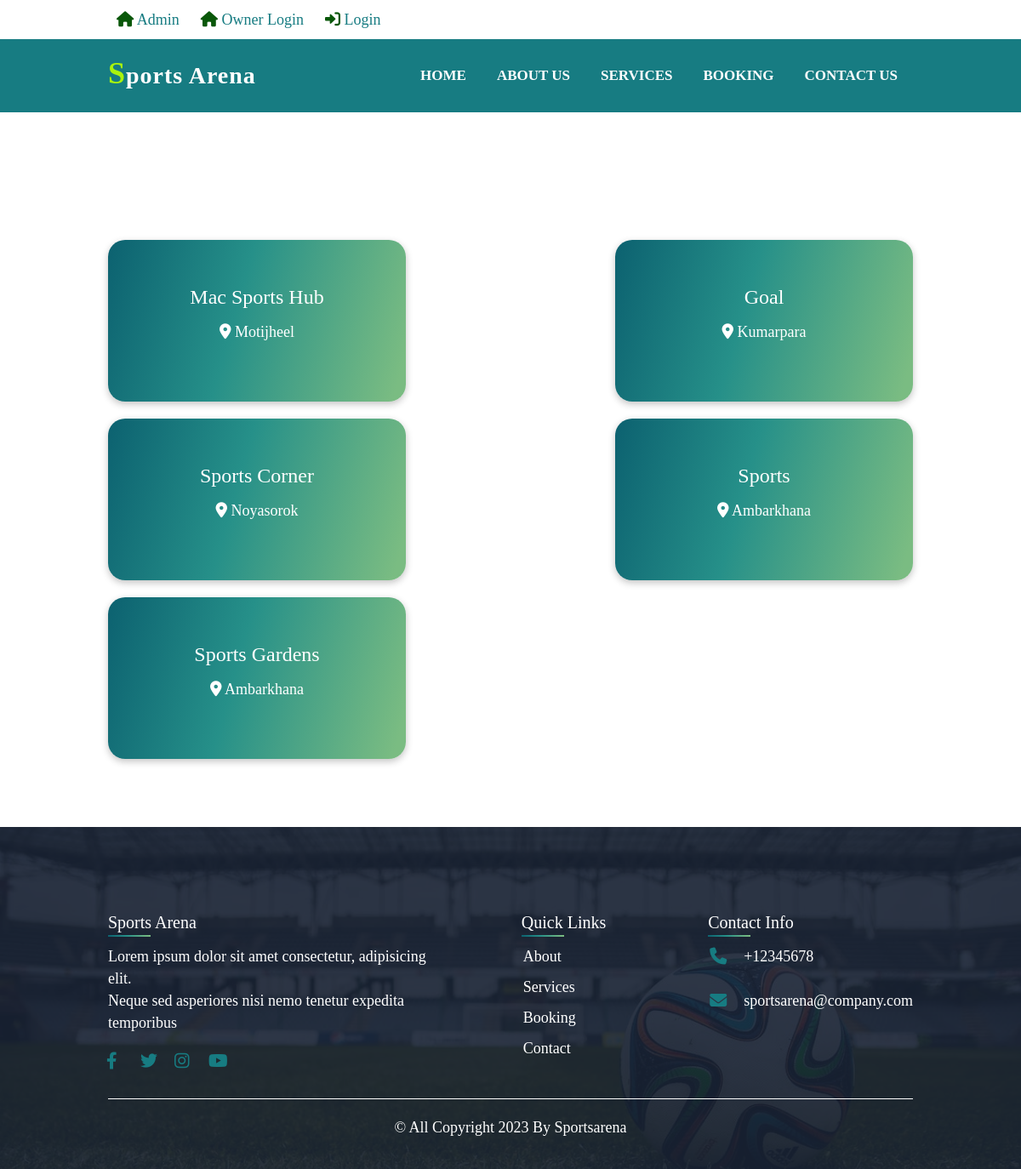
The page /indooListSearch.php on the database its author committed.
### tables this page shows
CREATE TABLE `owners` (
  `id` int(255) NOT NULL,
  `full_name` varchar(500) NOT NULL,
  `username` varchar(50) NOT NULL,
  `OwnerEmail` varchar(50) NOT NULL,
  `OwnerPassword` varchar(20) NOT NULL,
  `mobile` varchar(14) NOT NULL,
  `division` varchar(50) NOT NULL,
  `city` varchar(50) NOT NULL,
  `indoor_name` varchar(50) NOT NULL,
  `indoor_location` varchar(50) NOT NULL,
  `usertype` varchar(50) NOT NULL,
  `code` varchar(100) NOT NULL,
  `is_verified` varchar(10) NOT NULL
);

### database.php (called while the page is built, shortened)
<?php
class database{
	 public $host   = DB_HOST;
     public $user   = DB_USER;
     public $pass   = DB_PASS;
     public $dbname = DB_NAME;
	 public $link;
	 public function __construct(){
	  $this->link = new mysqli($this->host, $this->user, $this->pass, $this->dbname);
     }
	 public function select($query){
		      $result =$this->link->query($query)or
			   die($this->link->error.__LINE__);
			   if($result->num_rows > 0){
				    return $result;
			   }else{
				   return false;
			   }
	 }
}
 ?>

### indooListSearch.php (the view, shortened to what this page needs)
<?php include 'database.php';?>
<?php $db = new database;?>
<!DOCTYPE html>
<html lang="en">
<head>
    <link rel="stylesheet" href="assets/css/font-awesome.min.css">
    <link rel="stylesheet" href="assets/css/bootstrap.min.css">
     <link rel="stylesheet" href="assets/css/slicknav.min.css">
    <link rel="stylesheet" href="assets/css/style.css">
    <link rel="stylesheet" href="assets/css/responsive.css">
</head>
<body>
   <div class="top-header-area">
        <div class="container">
            <div class="user-action">
              <?php if(isset($_SESSION['login'])==false){
				         ?>
               <div class="user-profile">
                    <i class="fa fa-home"></i>
                    <a href="admin.php"><span class="primary"> Admin</span></a>
                </div>
                <div class="user-profile">
                    <i class="fa fa-home"></i>
                    <a href="agency/owner-login.php"><span class="primary"> owner login</span></a>
                </div>
                <?php } ?>
                <?php if(isset($_SESSION['login'])==false){
				         ?>
                <div class="user-logout">
                    <i class="fa-sharp fa-solid fa-right-to-bracket"></i>
                    <a href="user-login.php"><span class="primary">login</span></a>
                </div>
                <?php } ?>
            </div>
        </div>
    </div>
    <header class="header-area">
        <div class="container">
            <div class="header">
              <div class="logo">
                <a href="index.html"><span>s</span>ports arena</a>
              </div>
              <div class="menu">
                <ul id="menu">
                    <li><a href="index.php">home</a></li>
                    <li><a href="about.php">about us</a></li>
                    <li><a href="service.php">services</a></li>
                    <li><a href="booking.php">booking</a></li>
                    <li><a href="contact.php">contact us</a></li>
                  </ul>
              </div>
            </div>
        </div>
    </header>
     <section class="indoor-list-area pt-80 pb-80">
        <div class="container">
            <div class="card-items">
              <?php
                        $query=
                        "Select  * from owners
                        where indoor_location like '%$search%'
                        OR indoor_name like '%$search%'
                        OR city like '%$search%'
                        ORDER BY id desc limit 6";
                        $queryread=$db->select($query);
                        if($queryread){
                          while($result=$queryread->fetch_assoc()){
                  ?>
                <div class="single-card">
                  <h4><?php echo $result['indoor_name'];?></h4>
                  <p><i class="fa-solid fa-location-dot"></i> <?php echo $result['indoor_location'];?></p>
                </div>
                <?php }}else{
                    header("Location:no_indoor.php");
                }?>
            </div>
        </div>
     </section>
    <footer class="footer-area pt-80" style="background-image: url(assets/images/footer-img.jpeg);">
      <div class="container">
        <div class="footer">
          <div class="footer-about">
            <h2>sports arena</h2>
            <p>Lorem ipsum dolor sit amet consectetur, adipisicing elit.<br>Neque sed asperiores nisi nemo tenetur expedita temporibus</p>
          <ul class="social-link">
            <li> <a href="https://www.facebook.com/" target="_blank"><i class="fa-brands fa-facebook-f"></i></a></li>
            <li> <a href="https://twitter.com/?lang=en" target="_blank"><i class="fa-brands fa-twitter"></i></a></li>
            <li><a href="https://www.instagram.com/" target="_blank"><i class="fa-brands fa-instagram"></i></a></li>
            <li><a href="https://www.youtube.com/" target="_blank"><i class="fa-brands fa-youtube"></i></a></li>
          </ul>
        </div>
          <div class="quick-links">
            <h2>quick links</h2>
            <ul>
              <li><a href="about.html">about</a></li>
              <li><a href="services.html">services</a></li>
              <li><a href="">booking</a></li>
              <li><a href="contact.html">contact</a></li>
            </ul>
          </div>
          <div class="footer-contact">
            <h2>contact info</h2>
            <ul class="info">
              <li>
                <span><i class="fa-solid fa-phone"></i></span>
                <p><a href="tel: 12345678">+12345678</a></p>
              </li>
              <li>
                <span><i class="fa-solid fa-envelope"></i></span>
                <p><a href="mailto:sportsarena@company.com">sportsarena@company.com</a></p>
              </li>
            </ul>
          </div>
      </div>
      <div class="footer-bottom">
        <p>© All Copyright 2023 by sportsarena</p>
     </div>
      </div>
    </footer>

### assets/css/style.css (style rules this page uses)
* { box-sizing: border-box; margin: 0; padding: 0; scroll-behavior: smooth }
body { font-family: 'Poppins'; font-size: 18px; line-height: 26px; }
ul { list-style: none; }
a { text-decoration: none; cursor: pointer; }
.pt-80 { padding-top: 80px; }
.pb-80 { padding-bottom: 80px; }
.container { width: 1170px; margin: 0 auto; }
.header-area { z-index: 999; background-color:rgb(23, 124, 130); left: 0; right: 0; }
.header { display: flex; justify-content: space-between; align-items: center; flex-wrap: wrap; }
.logo a { text-transform: capitalize; color: #fff; font-size: 28px; font-weight: 600; letter-spacing: 1px; transition: .7s; }
.logo a span { text-transform: uppercase; font-size: 36px; color: #AAF40C; }
.menu { display: flex; justify-content: right; }
.menu ul { display: flex; flex-flow: row wrap; margin:0; }
.menu ul li { padding: 0 18px; margin-top: 30px; margin-bottom: 30px; }
.menu ul li a { color: #fff; font-size: 17px; text-transform: uppercase; font-weight: 600; transition: .7s; position: relative; display: block; }
.menu ul li a::after { position: absolute; content: ""; width: 100%; height: 3px; top: 100%; left: 0; transition:transform 0.5s; transform: scaleX(0); transform-origin: right; background: linear-gradient(105.55deg, #085A6C -6.68%, #269089 43.13%, #7ABC82 96.15%); }
.footer-area { position: relative; background-position: center; background-size: cover; padding: 100px 0 20px; z-index: 2; }
.footer-area::after { content: ""; position: absolute; top: 0; left: 0; width: 100%; height: 100%; background-color:#192335; z-index: -3; opacity:.9; }
.footer { display: flex; justify-content: space-between; }
.footer-about { margin-right:30px; width: 40%; }
.footer-about h2 , .quick-links h2 , .footer-contact h2 { position: relative; text-transform:capitalize; text-align: left; color: #fff; font-weight: 500; margin-bottom: 15px; font-size: 20px; }
.footer-about h2::before , .quick-links h2::before , .footer-contact h2::before { content: ""; position: absolute; bottom: -5px; left: 0; width: 50px; height: 2px; background: linear-gradient(105.55deg, #085A6C -6.68%, #269089 43.13%, #7ABC82 96.15%); }
.footer-about p { color: #fff; }
.social-link { margin-top: 20px; display: flex; }
.social-link li a { display: inline-block; width: 40px; height: 40px; }
.social-link i { font-size: 20px; color: rgb(23, 124, 130); margin-left: -34px; }
.quick-links { position:relative; width: 15%; }
.quick-links ul li a { margin-bottom: 10px; display: inline-block; color: #fff; text-transform: capitalize; font-size: 18px; margin-left: -30px; }
.info li { display:flex; margin-bottom: 10px; }
.info li span { color: #fff; font-size: 20px; margin-right: 10px; }
.info li a { color: #fff; font-size: 18px; }
.info li span i { color: rgb(23, 124, 130); margin-left: -30px; }
.footer-bottom p { text-align: center; text-transform: capitalize; color: #fff; font-size: 18px; border-top: 1px solid #fff; padding-top: 20px; }
.primary { color: rgb(23, 124, 130); }
.user-action { display: flex; text-transform: capitalize; padding: 10px; margin-right: 10px; }
.user-profile,.user-review ,.user-history, .user-logout { margin-right:25px; }
.user-profile i ,.user-review i,.user-history i, .user-logout i { color: #095709; }
.card-items { margin-top:50px; display: flex; flex-flow: row wrap; justify-content: space-between; }
.single-card { position: relative; flex-basis: 350px; height: 190px; border-radius:20px; transition:0.5s; margin-top: 20px; background: linear-gradient(105.55deg, #085A6C -6.68%, #269089 43.13%, #7ABC82 96.15%); box-shadow: rgba(0, 0, 0, 0.24) 0px 3px 8px; }
.single-card h4 { text-transform: capitalize; position: absolute; text-align: center; color: #fff; top: 35%; left: 50%; transform: translate(-50%,-50%); }
.single-card p { text-transform: capitalize; position: absolute; text-align: center; color: #fff; top: 55%; left: 50%; transform: translate(-50%,-40%); }

### assets/css/responsive.css (style rules this page uses)
@media only screen and (min-width: 992px) and (max-width: 1200px) { .container { width: 970px; } }

### rows shown on the page
owners: indoor_name "Mac Sports Hub", indoor_location "Motijheel"
owners: indoor_name "Goal", indoor_location "Kumarpara"
owners: indoor_name "Sports Corner", indoor_location "Noyasorok"
owners: indoor_name "Sports", indoor_location "Ambarkhana"
owners: indoor_name "Sports Gardens", indoor_location "Ambarkhana"
